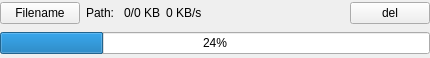
<?xml version="1.0" encoding="UTF-8"?>
<ui version="4.0">
 <class>UploadFileWidget</class>
 <widget class="QWidget" name="UploadFileWidget">
  <property name="geometry">
   <rect>
    <x>0</x>
    <y>0</y>
    <width>430</width>
    <height>58</height>
   </rect>
  </property>
  <property name="sizePolicy">
   <sizepolicy hsizetype="Preferred" vsizetype="Fixed">
    <horstretch>0</horstretch>
    <verstretch>0</verstretch>
   </sizepolicy>
  </property>
  <property name="windowTitle">
   <string>Form</string>
  </property>
  <layout class="QVBoxLayout" name="verticalLayout_2">
   <property name="spacing">
    <number>6</number>
   </property>
   <property name="leftMargin">
    <number>0</number>
   </property>
   <property name="topMargin">
    <number>0</number>
   </property>
   <property name="rightMargin">
    <number>0</number>
   </property>
   <property name="bottomMargin">
    <number>0</number>
   </property>
   <item>
    <widget class="QWidget" name="widget" native="true">
     <layout class="QVBoxLayout" name="verticalLayout">
      <property name="spacing">
       <number>6</number>
      </property>
      <property name="leftMargin">
       <number>0</number>
      </property>
      <property name="topMargin">
       <number>0</number>
      </property>
      <property name="rightMargin">
       <number>0</number>
      </property>
      <property name="bottomMargin">
       <number>0</number>
      </property>
      <item>
       <layout class="QHBoxLayout" name="horizontalLayout">
        <property name="spacing">
         <number>6</number>
        </property>
        <item>
         <widget class="QPushButton" name="filenameBtn">
          <property name="sizePolicy">
           <sizepolicy hsizetype="Minimum" vsizetype="Fixed">
            <horstretch>0</horstretch>
            <verstretch>0</verstretch>
           </sizepolicy>
          </property>
          <property name="text">
           <string>Filename</string>
          </property>
         </widget>
        </item>
        <item>
         <widget class="QLabel" name="pathLabel">
          <property name="text">
           <string>Path: </string>
          </property>
         </widget>
        </item>
        <item>
         <widget class="QLabel" name="sizeLabel">
          <property name="text">
           <string>0/0 KB</string>
          </property>
         </widget>
        </item>
        <item>
         <widget class="QLabel" name="speedLabel">
          <property name="text">
           <string>0 KB/s</string>
          </property>
         </widget>
        </item>
        <item>
         <spacer name="startSpacer">
          <property name="orientation">
           <enum>Qt::Horizontal</enum>
          </property>
          <property name="sizeHint" stdset="0">
           <size>
            <width>40</width>
            <height>20</height>
           </size>
          </property>
         </spacer>
        </item>
        <item>
         <widget class="QPushButton" name="delBtn">
          <property name="text">
           <string>del</string>
          </property>
         </widget>
        </item>
       </layout>
      </item>
      <item>
       <layout class="QHBoxLayout" name="horizontalLayout_2" stretch="0">
        <property name="spacing">
         <number>6</number>
        </property>
        <item>
         <widget class="QProgressBar" name="progressBar">
          <property name="styleSheet">
           <string notr="true"/>
          </property>
          <property name="value">
           <number>24</number>
          </property>
         </widget>
        </item>
       </layout>
      </item>
     </layout>
    </widget>
   </item>
  </layout>
 </widget>
 <resources/>
 <connections/>
</ui>
